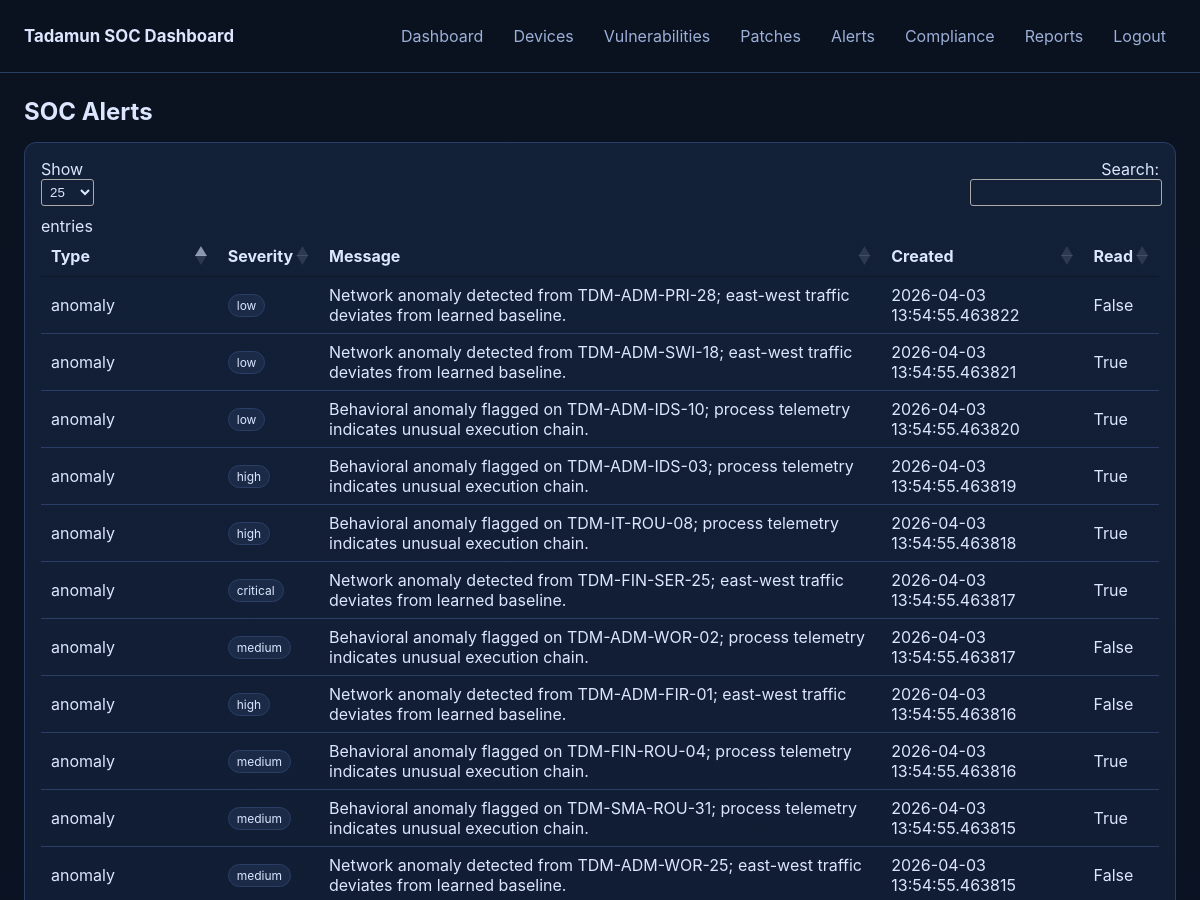
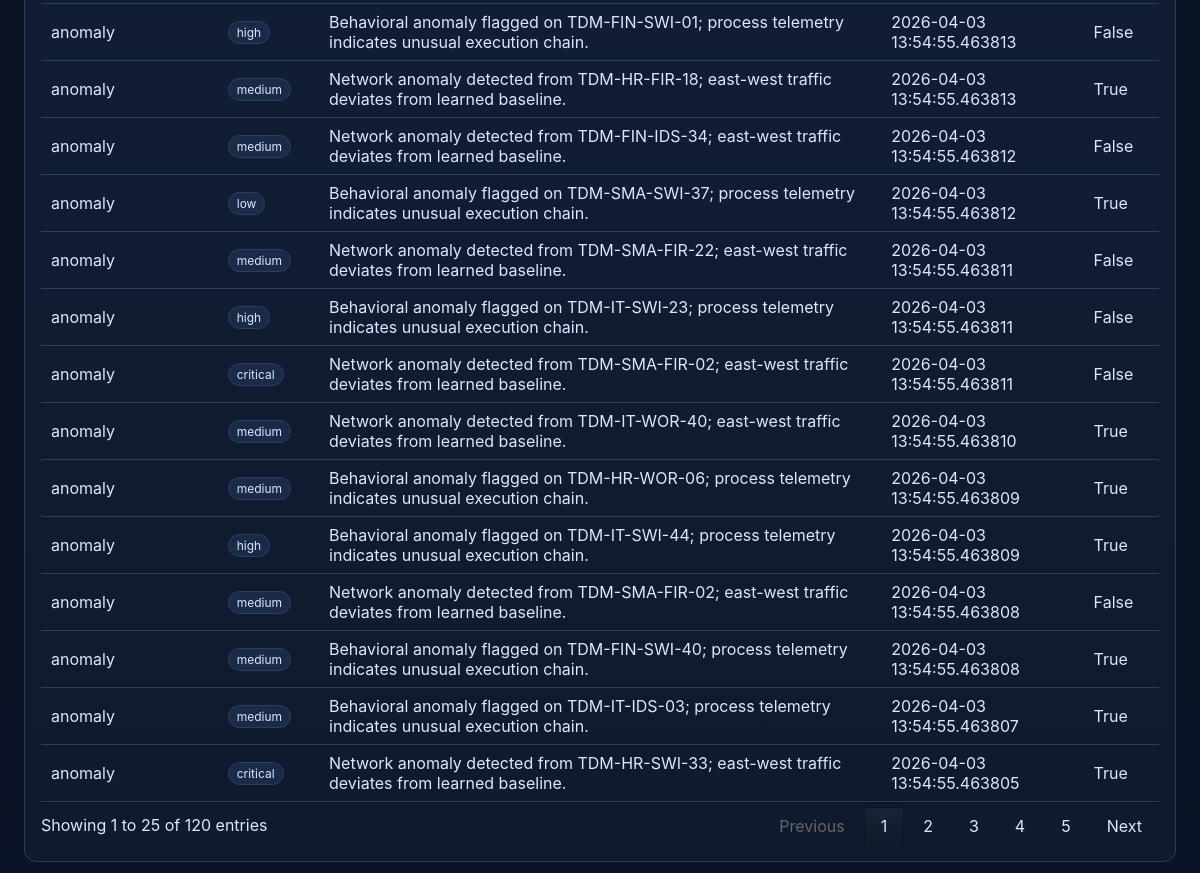
The page /alerts/ (signed in) on the database its author committed (2 pictures, top to bottom).
### app/models/alert.py (models this page shows)
class Alert(db.Model):
    id = db.Column(db.Integer, primary_key=True)
    alert_type = db.Column(db.String(50), nullable=False)
    severity = db.Column(db.String(20), nullable=False)
    message = db.Column(db.Text, nullable=False)
    device_id = db.Column(db.Integer, db.ForeignKey("device.id"), nullable=True)
    vulnerability_id = db.Column(db.Integer, db.ForeignKey("vulnerability.id"), nullable=True)
    is_read = db.Column(db.Boolean, default=False)
    created_at = db.Column(db.DateTime, default=datetime.utcnow)
    device = db.relationship("Device", back_populates="alerts")
    vulnerability = db.relationship("Vulnerability", back_populates="alerts")

### app/routes/alerts.py (the view)
@alerts_bp.route("/")
@login_required
@roles_required("admin", "security_analyst")
def list_alerts():
    alerts = Alert.query.order_by(Alert.created_at.desc()).all()
    return render_template("alerts/list.html", alerts=alerts)

### app/models/user.py (called while the page is built)
@login_manager.user_loader
def load_user(user_id):
    return User.query.get(int(user_id))

### app/routes/auth.py (called while the page is built)
@auth_bp.before_app_request
def enforce_session_timeout():
    if not current_user.is_authenticated:
        return
    now = datetime.utcnow().timestamp()
    last_seen = session.get("last_seen", now)
    timeout_seconds = int(session.get("timeout_seconds", 30 * 60))
    if now - last_seen > timeout_seconds:
        logout_user()
        flash("Session timed out due to inactivity.", "warning")
        return redirect(url_for("auth.login"))
    session["last_seen"] = now

### app/routes/rbac.py (called while the page is built)
def roles_required(*roles):
    def decorator(fn):
        @wraps(fn)
        def wrapper(*args, **kwargs):
            if not current_user.is_authenticated:
                abort(401)
            if current_user.role not in roles:
                abort(403)
            return fn(*args, **kwargs)
        return wrapper
    return decorator

### app/templates/alerts/list.html
{% extends "base.html" %}
{% block content %}
<h2 class="page-title">SOC Alerts</h2>
<section class="card">
  <table class="datatable">
    <thead><tr><th>Type</th><th>Severity</th><th>Message</th><th>Created</th><th>Read</th></tr></thead>
    <tbody>
    {% for a in alerts %}
      <tr><td>{{ a.alert_type }}</td><td><span class="badge">{{ a.severity }}</span></td><td>{{ a.message }}</td><td>{{ a.created_at }}</td><td>{{ a.is_read }}</td></tr>
    {% endfor %}
    </tbody>
  </table>
</section>
{% endblock %}

### app/static/css/style.css (style rules this page uses)
:root { --bg: #0b1220; --bg-muted: #101a2e; --surface: #122038; --surface-soft: #1a2a47; --text: #dce7ff; --text-muted: #9cb0d8; --accent: #4ea7ff; --ok: #34d399; --warn: #f59e0b; --danger: #ef4444; --border: #2a3e66; }
* { box-sizing: border-box; }
body { margin: 0; font-family: Inter, "Segoe UI", Arial, sans-serif; background: linear-gradient(180deg, var(--bg) 0%, #0a1426 100%); color: var(--text); }
.page-title { margin: 0 0 16px; }
.kpi, .card { background: linear-gradient(180deg, var(--surface) 0%, var(--bg-muted) 100%); border: 1px solid var(--border); border-radius: 12px; padding: 16px; }
.badge { display: inline-block; padding: 3px 8px; border-radius: 999px; font-size: 0.75rem; border: 1px solid var(--border); background: var(--surface-soft); }
.datatable, table { width: 100%; border-collapse: collapse; overflow: hidden; }
table th, table td { border-bottom: 1px solid var(--border); padding: 10px; text-align: left; }
table th { color: var(--text-muted); font-weight: 600; }
table.dataTable thead th, table.dataTable tbody td { color: var(--text); }

### rows shown on the page
Alert: alert_type "anomaly", severity "low", message "Network anomaly detected from TDM-ADM-PRI-28; east-west traffic deviates from learned baseline.", created_at "2026-04-03 13:54:55.463822", is_read "False"
Alert: alert_type "anomaly", severity "low", message "Network anomaly detected from TDM-ADM-SWI-18; east-west traffic deviates from learned baseline.", created_at "2026-04-03 13:54:55.463821", is_read "True"
Alert: alert_type "anomaly", severity "low", message "Behavioral anomaly flagged on TDM-ADM-IDS-10; process telemetry indicates unusual execution chain.", created_at "2026-04-03 13:54:55.463820", is_read "True"
Alert: alert_type "anomaly", severity "high", message "Behavioral anomaly flagged on TDM-ADM-IDS-03; process telemetry indicates unusual execution chain.", created_at "2026-04-03 13:54:55.463819", is_read "True"
Alert: alert_type "anomaly", severity "high", message "Behavioral anomaly flagged on TDM-IT-ROU-08; process telemetry indicates unusual execution chain.", created_at "2026-04-03 13:54:55.463818", is_read "True"
Alert: alert_type "anomaly", severity "critical", message "Network anomaly detected from TDM-FIN-SER-25; east-west traffic deviates from learned baseline.", created_at "2026-04-03 13:54:55.463817", is_read "True"
Alert: alert_type "anomaly", severity "medium", message "Behavioral anomaly flagged on TDM-ADM-WOR-02; process telemetry indicates unusual execution chain.", created_at "2026-04-03 13:54:55.463817", is_read "False"
Alert: alert_type "anomaly", severity "high", message "Network anomaly detected from TDM-ADM-FIR-01; east-west traffic deviates from learned baseline.", created_at "2026-04-03 13:54:55.463816", is_read "False"
Alert: alert_type "anomaly", severity "medium", message "Behavioral anomaly flagged on TDM-FIN-ROU-04; process telemetry indicates unusual execution chain.", created_at "2026-04-03 13:54:55.463816", is_read "True"
Alert: alert_type "anomaly", severity "medium", message "Behavioral anomaly flagged on TDM-SMA-ROU-31; process telemetry indicates unusual execution chain.", created_at "2026-04-03 13:54:55.463815", is_read "True"
Alert: alert_type "anomaly", severity "medium", message "Network anomaly detected from TDM-ADM-WOR-25; east-west traffic deviates from learned baseline.", created_at "2026-04-03 13:54:55.463815", is_read "False"
Alert: alert_type "anomaly", severity "high", message "Behavioral anomaly flagged on TDM-FIN-SWI-01; process telemetry indicates unusual execution chain.", created_at "2026-04-03 13:54:55.463813", is_read "False"
Alert: alert_type "anomaly", severity "medium", message "Network anomaly detected from TDM-HR-FIR-18; east-west traffic deviates from learned baseline.", created_at "2026-04-03 13:54:55.463813", is_read "True"
Alert: alert_type "anomaly", severity "medium", message "Network anomaly detected from TDM-FIN-IDS-34; east-west traffic deviates from learned baseline.", created_at "2026-04-03 13:54:55.463812", is_read "False"
Alert: alert_type "anomaly", severity "low", message "Behavioral anomaly flagged on TDM-SMA-SWI-37; process telemetry indicates unusual execution chain.", created_at "2026-04-03 13:54:55.463812", is_read "True"
Alert: alert_type "anomaly", severity "medium", message "Network anomaly detected from TDM-SMA-FIR-22; east-west traffic deviates from learned baseline.", created_at "2026-04-03 13:54:55.463811", is_read "False"
Alert: alert_type "anomaly", severity "high", message "Behavioral anomaly flagged on TDM-IT-SWI-23; process telemetry indicates unusual execution chain.", created_at "2026-04-03 13:54:55.463811", is_read "False"
Alert: alert_type "anomaly", severity "critical", message "Network anomaly detected from TDM-SMA-FIR-02; east-west traffic deviates from learned baseline.", created_at "2026-04-03 13:54:55.463811", is_read "False"
Alert: alert_type "anomaly", severity "medium", message "Network anomaly detected from TDM-IT-WOR-40; east-west traffic deviates from learned baseline.", created_at "2026-04-03 13:54:55.463810", is_read "True"
Alert: alert_type "anomaly", severity "medium", message "Behavioral anomaly flagged on TDM-HR-WOR-06; process telemetry indicates unusual execution chain.", created_at "2026-04-03 13:54:55.463809", is_read "True"
Alert: alert_type "anomaly", severity "high", message "Behavioral anomaly flagged on TDM-IT-SWI-44; process telemetry indicates unusual execution chain.", created_at "2026-04-03 13:54:55.463809", is_read "True"
Alert: alert_type "anomaly", severity "medium", message "Network anomaly detected from TDM-SMA-FIR-02; east-west traffic deviates from learned baseline.", created_at "2026-04-03 13:54:55.463808", is_read "False"
Alert: alert_type "anomaly", severity "medium", message "Behavioral anomaly flagged on TDM-FIN-SWI-40; process telemetry indicates unusual execution chain.", created_at "2026-04-03 13:54:55.463808", is_read "True"
Alert: alert_type "anomaly", severity "medium", message "Behavioral anomaly flagged on TDM-IT-IDS-03; process telemetry indicates unusual execution chain.", created_at "2026-04-03 13:54:55.463807", is_read "True"
Alert: alert_type "anomaly", severity "critical", message "Network anomaly detected from TDM-HR-SWI-33; east-west traffic deviates from learned baseline.", created_at "2026-04-03 13:54:55.463805", is_read "True"
